Frame 1 (no input): blank canvas, image omitted
Frame 60 (the mouse pressed at the canvas centre just before this capture): blank canvas, image omitted
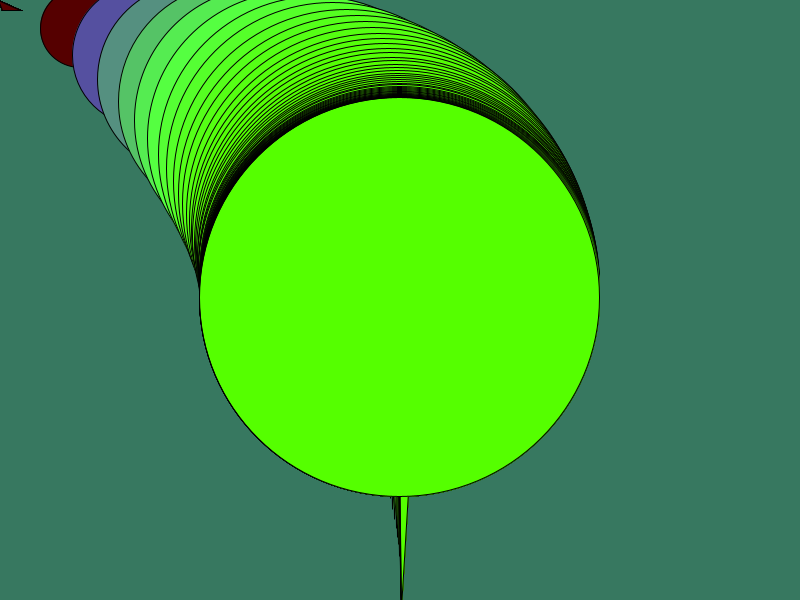
Frame 120 (the mouse held since frame 60 and released just before this capture)

The Processing sketch whose frames 1 and 60 were blank and that drew this single picture after the mouse press (run headless with seeded random() and noise(); from frame 60 on, the mouse is pressed at the canvas centre):

// Processing sketch: processing_5418
// ── processing_5418.pde

float x,y,vx,vy;

void setup(){
 size (800,600);

background  (55,120,96);
}

void draw(){
   
   fill(85,x,vx+vx);
  vx =(mouseX - x)/5;
  vy =(mouseY - y)/10;
  x=x + vx;
  y=y + vy;
  triangle(x-2,y, x+2,2*y+10, vx+x+20,y+10);
 ellipse(x,y-10/5,x,x-8/5); 
}
